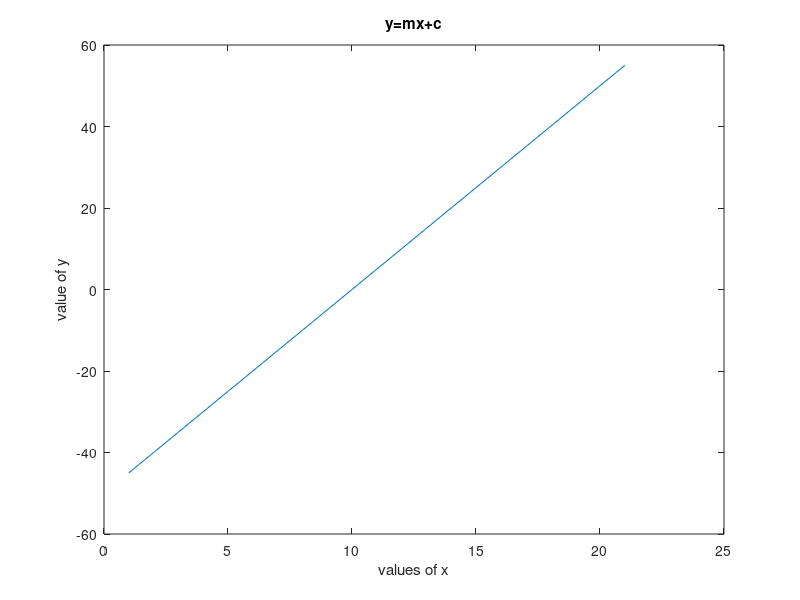

Reproduce this figure in MATLAB.
clc;
clear all;
close all;

% Name of the company: Think Soft Research;
% Project Name:Straight line;
%  Date: Feb 8, 2019
% Time: 1:30PM

x=-10:1:10;
% x=input('enter the inputs');
m=input('enter the value of m=');
c=input('enter the value of c=');
Y=(m*x+c);
disp('straight line of y=');
disp(Y);
% subplot(2,1,1);
plot(Y);
xlabel('values of x');
ylabel('value of y');
title('y=mx+c');